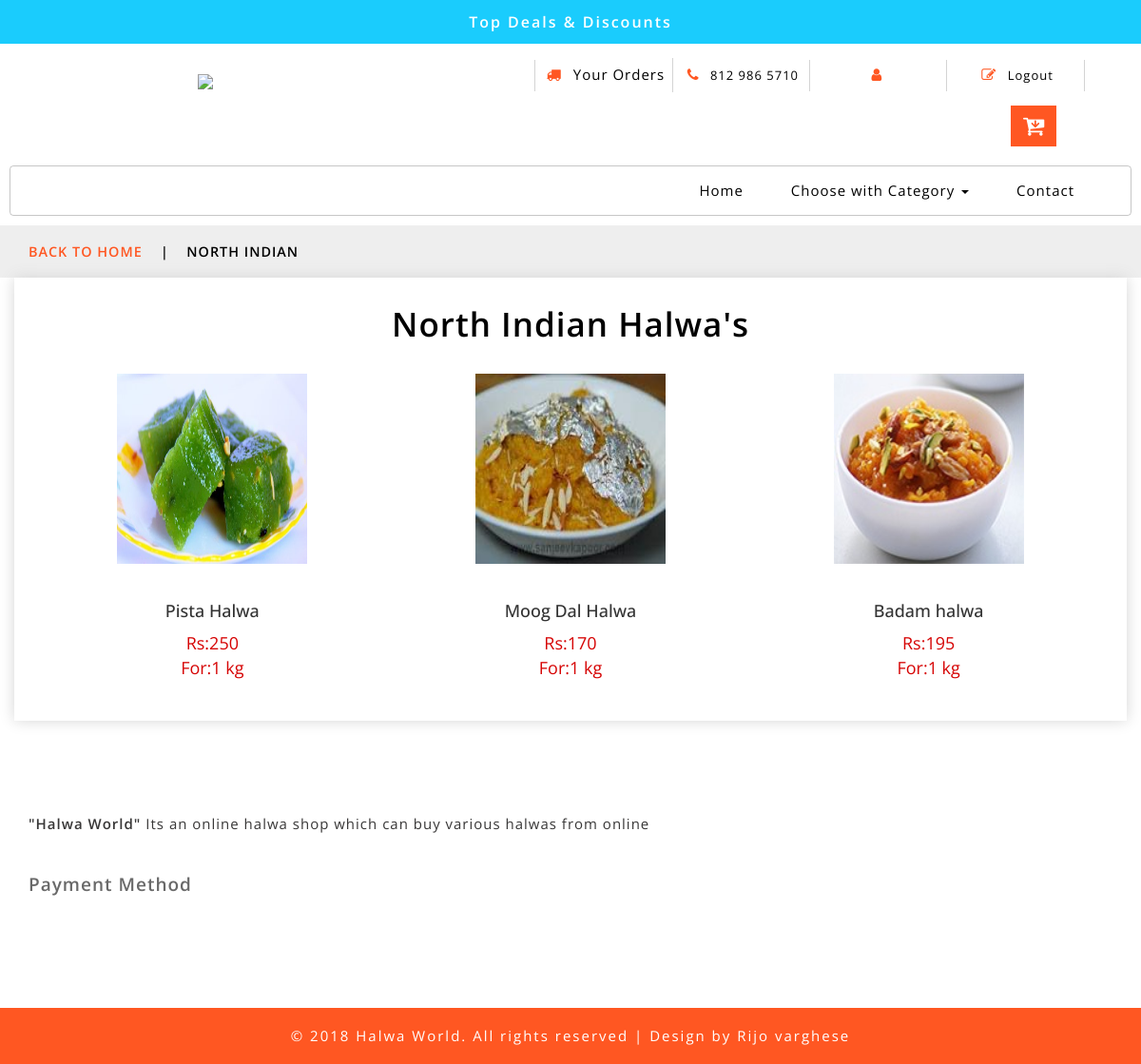
The app's page /productcust.php?id=1&name=North Indian with its own data.
### tables this page shows
CREATE TABLE `tbl_product` (
  `p_id` int(20) NOT NULL,
  `category_id` int(50) NOT NULL,
  `p_name` varchar(100) NOT NULL,
  `p_price` int(50) NOT NULL,
  `p_dec` varchar(255) NOT NULL,
  `p_weight` varchar(100) NOT NULL,
  `max_weight` int(50) NOT NULL,
  `status` int(10) NOT NULL
);

### productcust.php (the view, shortened to what this page needs)
<!DOCTYPE html>
<html lang="zxx">
<head>
<?php
if(isset($_GET['id']))
$id=$_GET['id'];
$i=0;
$con = mysqli_connect("localhost","root","",'new_halwa');
$sql="SELECT * FROM tbl_product WHERE Status='1' AND category_id='$id' ORDER BY p_id DESC";
$result=mysqli_query($con,$sql);
if(isset($_GET['id']))
{
	while($row=mysqli_fetch_array($result)){
	$product[$i]=$row['p_id'];
	$i++;
	}
	if($i>0)
	$last=end($product);
}
$co=0;
?>
	<link href="css/bootstrap.css" rel="stylesheet" type="text/css" media="all" />
	<link href="css/style.css" rel="stylesheet" type="text/css" media="all" />
	<link href="css/font-awesome.css" rel="stylesheet">
	<link href="css/popuo-box.css" rel="stylesheet" type="text/css" media="all" />
	<link rel="stylesheet" type="text/css" href="css/jquery-ui1.css">
</head>
<body>
	<div class="header-most-top">
		<p>Top Deals & Discounts</p>
	</div>
	<div class="header-bot">
		<div class="header-bot_inner_wthreeinfo_header_mid">
			<div class="col-md-4 logo_agile">
				<h1>
					<a href="index1.php">
						<img src="images/log.jpg" alt=" ">
					</a>
				</h1>
			</div>
			<div class="col-md-8 header">
				<ul>
					<li>
						<a href="#" data-toggle="modal" data-target="#myModal1">
							<span class="fa fa-t" aria-hidden="true"></span></a>
					</li>
					<li>
						   <a href="vieworders.php" class="nav-stylehead">
							<span class="fa fa-truck" aria-hidden="true"></span> Your Orders</a>
					</li>
					<li>
						<span class="fa fa-phone" aria-hidden="true"></span> 812 986 5710
					</li>
					<li>
						<a href="#" data-toggle="modal" data-target="#myModal1">
							<span class="fa fa-user" aria-hidden="true"></span>
?>					     </a>
					</li>
					<li>
						<a href="#" data-toggle="modal" data-target="#myModal2">
							<span class="fa fa-pencil-square-o" aria-hidden="true"></span> Logout </a>
					</li>
				</ul>
				<div class="top_nav_right">
					<div class="wthreecartaits wthreecartaits2 cart cart box_1">
						<a href="checkout.php" class="nav-stylehead">
							<button class="w3view-cart" type="submit" name="submit" value="">
								<i class="fa fa-cart-arrow-down" aria-hidden="true"></i>
							</button></a>
					</div>
				</div>
				<div class="clearfix"></div>
			</div>
			<div class="clearfix"></div>
		</div>
	</div>
	<div class="ban-top">
		<div class="container">
			<div class="top_nav_left">
				<nav class="navbar navbar-default">
					<div class="container-fluid">
						<div class="collapse navbar-collapse menu--shylock" id="bs-example-navbar-collapse-1">
							<ul class="nav navbar-nav menu__list">
								<li class="">
									<a class="nav-stylehead" href="index.html">Home
									</a>
								</li>
								<li class="dropdown">
									<a class="nav-stylehead dropdown-toggle" href="#" data-toggle="dropdown">Choose with Category
										<b class="caret"></b>
									</a>
										<?php
							   $con=mysqli_connect("localhost","root","","new_halwa");
									?>
								</li>
								<li class="">
									<a class="nav-stylehead" href="contactcust.php">Contact</a>
								</li>
							</ul>
						</div>
					</div>
				</nav>
			</div>
		</div>
	</div>
		<div class="services-breadcrumb">
		<div class="agile_inner_breadcrumb">
			<div class="container">
				<ul class="w3_short">
					<li>
						<a href="index1.php">Back To Home</a>
						<i>|</i>
					</li>
					<li><?php $n=$_GET['name']; echo $n;   ?>  </li>
				</ul>
			</div>
		</div>
	</div>
				<div class="agileinfo-ads-display col-md-12">
				<div class="wrapper">
					<div class="product-sec1">
						<h3 class="heading-tittle"><?php echo $n;   ?> Halwa's</h3>
							<?php
								$cl=$co+15;
								for($j=$co;$j<$cl;$j++)
								{
								$sql="SELECT * FROM tbl_product WHERE status='1' AND p_id='$product[$j]'";
								$result=mysqli_query($con,$sql);
				                $row=mysqli_fetch_assoc($result)
								?>
								<?php
									$q=0;
									$sql6="SELECT * FROM tbl_image WHERE p_id='$product[$j]'";
									$result6=mysqli_query($con,$sql6);
				                     while($row6=mysqli_fetch_assoc($result6))
									 {
										 $image[$q]=$row6['image1'];
										 $q++;
									 }
									?>
									<div class="col-md-4 product-men">
							   <div class="men-pro-item simpleCart_shelfItem">
								<div class="men-thumb-item">
								<?php echo "<img src= $image[0] height = '200px' width = '200px'>";?>
								</div>
								<div class="item-info-product ">
									<h4>
										<?php echo $row['p_name'];?>
									</h4>
									<div class="info-product-price">
										<span class="item_price"><?php echo"Rs:". $row['p_price']; ?></span><br>
										<span class="item_price"><?php  echo "For:". $row['p_weight'];?> kg</span>
									</div>
								</div>
								</div>
						</div>
								<?php
						if($product[$j]==$last){
							break;
						}
				}
				?>
					</div>
					</div>
					</div>
	<footer>
		<div class="container">
			<p class="footer-main">
				<span>"Halwa World"</span> Its an online halwa shop which can buy various halwas from online </p>
				<div class="sub-some child-momu">
					<h5>Payment Method</h5>
					<ul>
					</ul>
				</div>
			</div>
	</footer>
	<div class="copy-right">
		<div class="container">
			<p>© 2018 Halwa World. All rights reserved | Design by Rijo  varghese
			</p>
		</div>
	</div>
</body>
</html>

### records on screen
tbl_product: shows a picture, p_name "Pista Halwa", p_price "250", p_weight "1"
tbl_product: shows a picture, p_name "Moog Dal Halwa", p_price "170", p_weight "1"
tbl_product: shows a picture, p_name "Badam halwa", p_price "195", p_weight "1"

### other values on screen
$n "NORTH INDIAN"
$n "North Indian"
